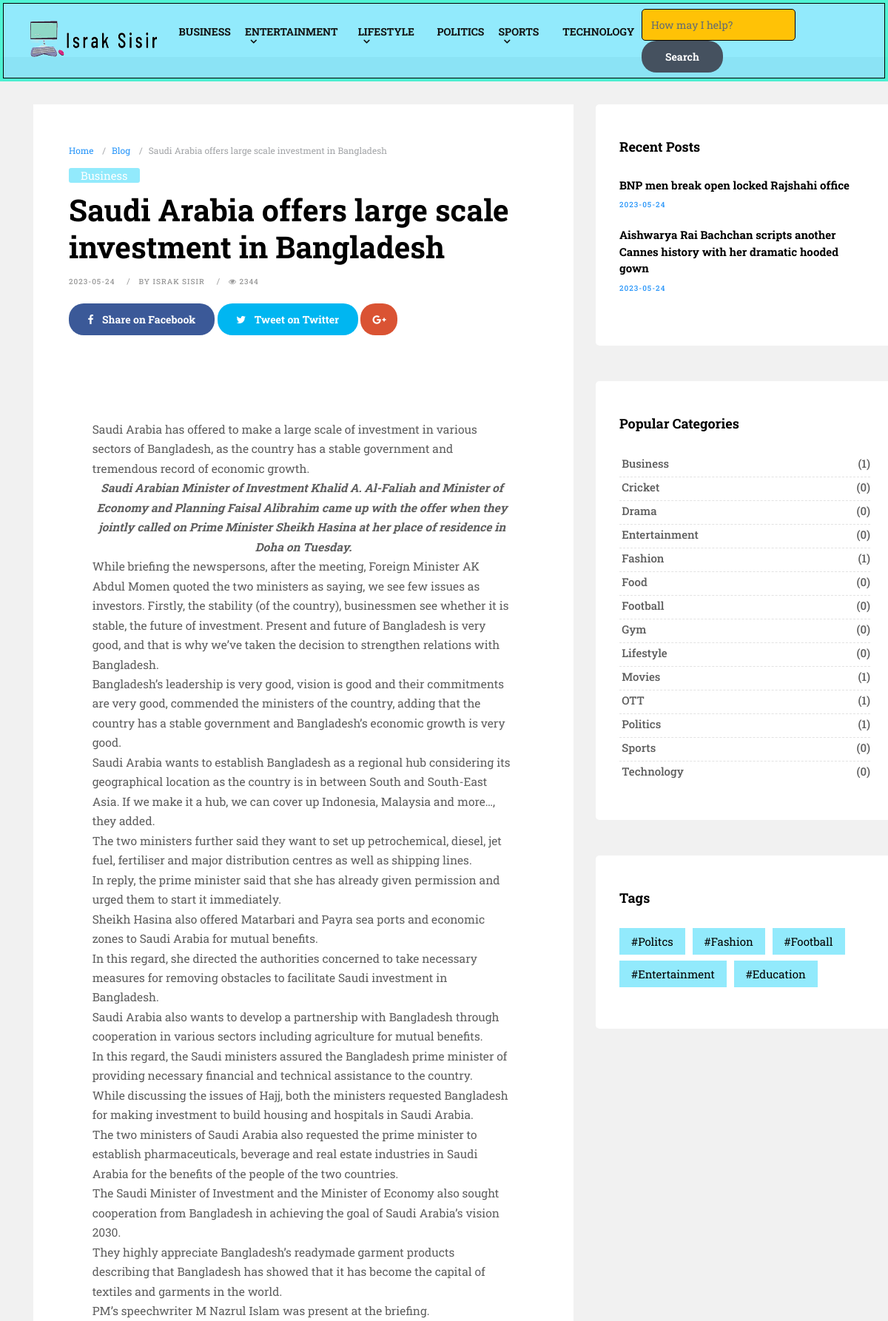
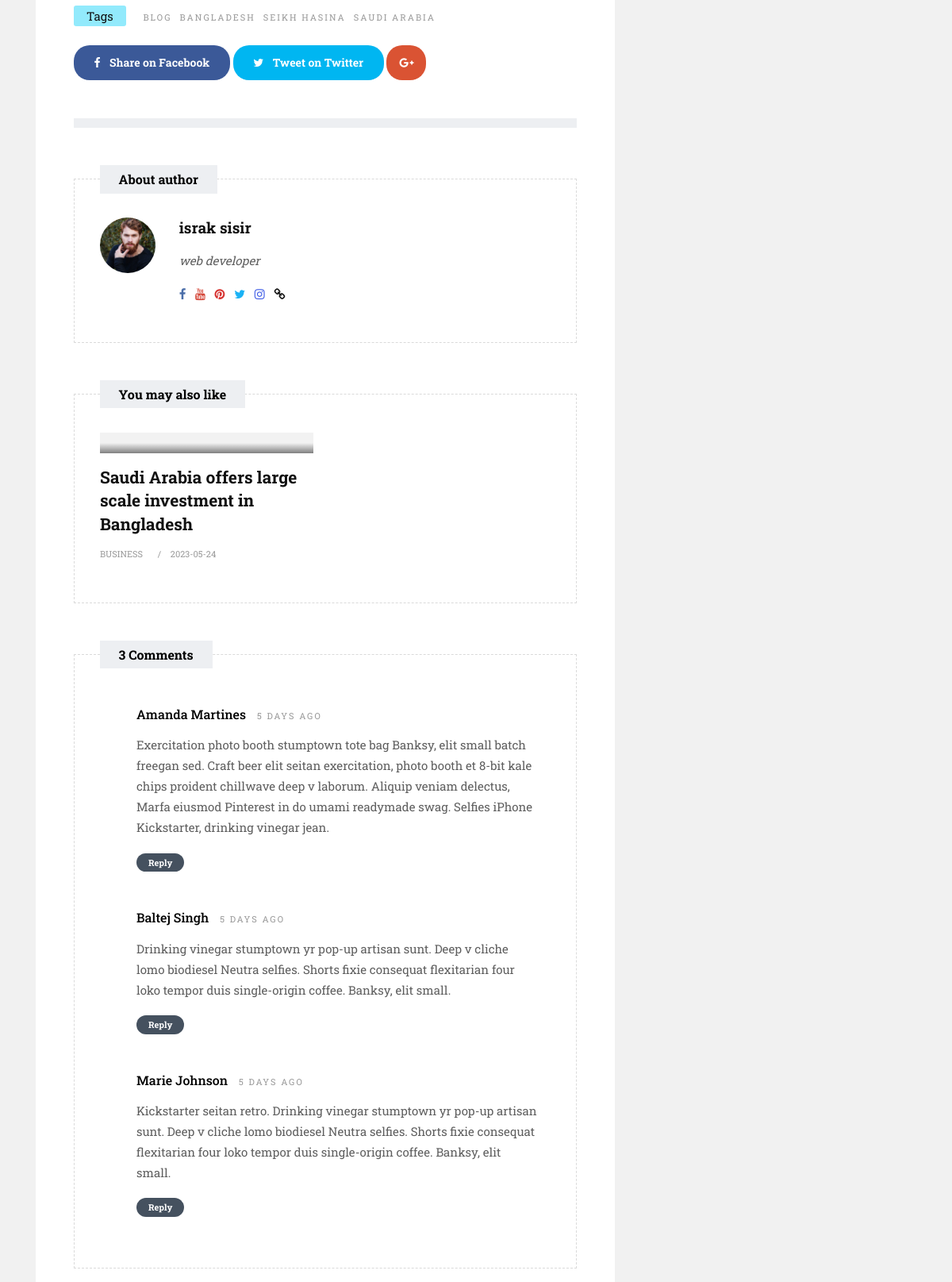
Page /single.php?id=1 (upper part) on the committed database (2 pictures, top to bottom).
### tables this page shows
CREATE TABLE `category` (
  `cat_id` int(11) NOT NULL,
  `cat_name` varchar(255) NOT NULL,
  `cat_desc` varchar(255) NOT NULL,
  `is_sub` int(11) NOT NULL,
  `cat_status` int(11) NOT NULL COMMENT '1 for active, 0 for inactive'
);

CREATE TABLE `posts` (
  `p_id` int(11) NOT NULL,
  `title` varchar(255) NOT NULL,
  `thumbnail` varchar(255) NOT NULL,
  `date` date NOT NULL,
  `description` text NOT NULL,
  `author` int(11) NOT NULL,
  `category` int(11) NOT NULL,
  `tags` varchar(255) NOT NULL,
  `status` int(11) NOT NULL COMMENT '1 for active'
);

CREATE TABLE `users` (
  `u_id` int(11) NOT NULL,
  `u_name` varchar(255) NOT NULL,
  `u_mail` varchar(255) NOT NULL,
  `u_pass` varchar(255) NOT NULL,
  `u_photo` varchar(255) NOT NULL,
  `u_status` int(11) NOT NULL COMMENT '1 for active, 0 for inactive',
  `u_type` int(11) NOT NULL COMMENT '0 for subscriber, 1 for editor',
  `u_profession` varchar(255) NOT NULL
);

### single.php (the view, shortened to what the rows shown need)
<?php include 'header.php'; ?>
        <section class="section lb m3rem">
            <div class="container">
                <div class="row">
                    <div class="col-lg-8 col-md-12 col-sm-12 col-xs-12">
            <?php
            if(isset($_GET['id'])){
                $id = $_GET['id'];
                $all_posts = "SELECT * FROM posts WHERE p_id ='$id'";
                $posts_res = mysqli_query($conn,$all_posts);
                while ($row = mysqli_fetch_assoc($posts_res)){
                $title       = $row['title'];
                $date        = $row['date'];
                $description = $row['description'];
                $author      = $row['author'];
                $category    = $row['category'];
                $tags        = $row['tags'];
                ?>
    <div class="page-wrapper">
                <div class="blog-title-area">
                    <ol class="breadcrumb hidden-xs-down">
                        <li class="breadcrumb-item"><a href="#">Home</a></li>
                        <li class="breadcrumb-item"><a href="#">Blog</a></li>
                        <li class="breadcrumb-item active"><?php echo $title; ?></li>
                    </ol>
                    <span class="color-yellow"><a href="marketing-category.html" title=""><?php
                    echo findvalue('cat_name', 'category', 'cat_id', $category);
                    ?></a></span>
                    <h3><?php echo $title; ?></h3>
                    <div class="blog-meta big-meta">
                        <small><a href="#" title=""><?php echo $date; ?></a></small>
                        <small><a href="#" title="">by <?php
                            echo findvalue('u_name', 'users', 'u_id', $author);
                        ?></a></small>
                        <small><a href="#" title=""><i class="fa fa-eye"></i> 2344</a></small>
                    </div>
                    <div class="post-sharing">
                        <ul class="list-inline">
                            <li><a href="#" class="fb-button btn btn-primary"><i class="fa fa-facebook"></i> <span class="down-mobile">Share on Facebook</span></a></li>
                            <li><a href="#" class="tw-button btn btn-primary"><i class="fa fa-twitter"></i> <span class="down-mobile">Tweet on Twitter</span></a></li>
                            <li><a href="#" class="gp-button btn btn-primary"><i class="fa fa-google-plus"></i></a></li>
                        </ul>
                    </div>
                </div>
                <div class="single-post-media">
                </div>
                <div class="blog-content">
                    <div class="pp">
                        <?php echo $description; ?>
                    </div>
                </div>
                <div class="blog-title-area">
                    <div class="tag-cloud-single">
                        <span>Tags</span>
                        <?php
            $tags = explode(',', $tags);
                for($i=0; $i<count($tags);$i++){
                echo '<small><a href="#" title="">'.$tags[$i].'</a></small>';
                            }
                            ?>
                    </div>
                    <div class="post-sharing">
                        <ul class="list-inline">
                            <li><a href="#" class="fb-button btn btn-primary"><i class="fa fa-facebook"></i> <span class="down-mobile">Share on Facebook</span></a></li>
                            <li><a href="#" class="tw-button btn btn-primary"><i class="fa fa-twitter"></i> <span class="down-mobile">Tweet on Twitter</span></a></li>
                            <li><a href="#" class="gp-button btn btn-primary"><i class="fa fa-google-plus"></i></a></li>
                        </ul>
                    </div>
                </div>
                <div class="row">
                    <div class="col-lg-12">
                        <div class="banner-spot clearfix">
                        </div>
                    </div>
                </div>
                <div class="custombox authorbox clearfix">
                    <h4 class="small-title">About author</h4>
                    <?php
                    $all_users = "SELECT * FROM users WHERE u_id = '$author'";
                    $users_res = mysqli_query($conn,$all_users);
                        while ($row = mysqli_fetch_assoc($users_res)){
                        $u_name       = $row['u_name'];
                        $u_photo      = $row['u_photo'];
                        $u_profession = $row['u_profession'];
                        ?>
                        <div class="row">
                        <div class="col-lg-2 col-md-2 col-sm-2 col-xs-12">
                            <img src="admin/images/users/<?php echo $u_photo; ?>" alt="" class="img-fluid rounded-circle">
                        </div>
                        <div class="col-lg-10 col-md-10 col-sm-10 col-xs-12">
                            <h4><a href="#"><?php echo $u_name; ?></a></h4>
                            <p><?php echo $u_profession; ?></p>
                            <div class="topsocial">
                                <a href="#" data-toggle="tooltip" data-placement="bottom" title="Facebook"><i class="fa fa-facebook"></i></a>
                                <a href="#" data-toggle="tooltip" data-placement="bottom" title="Youtube"><i class="fa fa-youtube"></i></a>
                                <a href="#" data-toggle="tooltip" data-placement="bottom" title="Pinterest"><i class="fa fa-pinterest"></i></a>
                                <a href="#" data-toggle="tooltip" data-placement="bottom" title="Twitter"><i class="fa fa-twitter"></i></a>
                                <a href="#" data-toggle="tooltip" data-placement="bottom" title="Instagram"><i class="fa fa-instagram"></i></a>
                                <a href="#" data-toggle="tooltip" data-placement="bottom" title="Website"><i class="fa fa-link"></i></a>
                            </div>
                        </div>
                    </div>
                        <?php
                            }
                                ?>
                </div>
                <div class="custombox clearfix">
                    <h4 class="small-title">You may also like</h4>
                    <div class="row">
                    <?php
                    $all_posts = "SELECT * FROM posts WHERE status = '1' AND category = '$category' ORDER BY p_id DESC LIMIT 2";
                    $posts_res = mysqli_query($conn,$all_posts);
                    while ($row = mysqli_fetch_assoc($posts_res)){
                    $p_id        = $row['p_id'];
                    $title       = $row['title'];
                    $date        = $row['date'];
                    $category    = $row['category'];
                    ?>
                    <div class="col-lg-6">
                            <div class="blog-box">
                                <div class="post-media">
                                    <a href="single.php?id=<?php echo $p_id ;?>" title="">
                                        <div class="hovereffect">
                                        </div>
                                    </a>
                                </div>
                                <div class="blog-meta">
                                    <h4><a href="single.php?id=<?php echo $p_id ;?>" title=""><?php echo $title; ?></a></h4>
                                    <small><a href="category.php?cat_id=<?php echo $category ;?>" title="">
                                        <?php
                                        echo findvalue('cat_name', 'category', 'cat_id', $category);
                                        ?>
                                    </a></small>
                                    <small><a href="#" title=""><?php echo $date; ?></a></small>
                                </div>
                            </div>
                        </div>
                    <?php
                }
                    ?>
                    </div>
                </div>
                <?php include 'comments.php'; ?>
            </div>
                <?php
            }
        }else{
            header('Location: admin/404.php');
        }
                ?>
                    </div>
                    <div class="col-lg-4 col-md-12 col-sm-12 col-xs-12">
                        <?php include 'sidebar.php'; ?>
                    </div>
                </div>
            </div>
        </section>
<?php include 'footer.php'; ?>

### header.php (shortened to what the rows shown need)
<?php include 'admin/inc/connection.php'; ?>
<?php include 'admin/inc/functions.php'; ?>
<!DOCTYPE html>
<html lang="en">
    <link href="css/bootstrap.css" rel="stylesheet">
    <link href="css/font-awesome.min.css" rel="stylesheet">
    <link href="style.css" rel="stylesheet">
    <link href="css/animate.css" rel="stylesheet">
    <link href="css/responsive.css" rel="stylesheet">
    <link href="css/colors.css" rel="stylesheet">
    <link href="css/version/marketing.css" rel="stylesheet">
</head>
<body>
    <div id="wrapper">
        <header class="market-header header">
            <div class="container-fluid">
                <nav class="navbar navbar-toggleable-md navbar-inverse fixed-top bg-inverse">
                    <div class="collapse navbar-collapse" id="navbarCollapse">
                        <ul class="navbar-nav mr-auto">
                <?php
                    $has_sub = '';
                $cat_sel_sql = "SELECT * FROM category WHERE is_sub = '0' ORDER BY cat_name ASC";
                $cat_sel_res = mysqli_query($conn,$cat_sel_sql);
                while($row = mysqli_fetch_assoc($cat_sel_res)){
                $cat_id2     = $row['cat_id'];
                $cat_name   = $row['cat_name'];
                $cat_sel_sql2 = "SELECT * FROM category WHERE is_sub = $cat_id2";
                $cat_sel_res2 = mysqli_query($conn,$cat_sel_sql2);
                $sub = mysqli_num_rows($cat_sel_res2);
                if($sub == 0){
                    $has_sub = '';
                }else{
                    $has_sub = 'dropdown-toggle';
                }
                ?>
                <li class="nav-item dropdown">
                    <a class="nav-link <?php echo $has_sub; ?>" href="category.php?cat_id=<?php echo $cat_id2 ;?>" role="button" data-toggle="dropdown"> <?php echo $cat_name; ?> </a>
                    <?php submenu($cat_id2); ?>
                </li>
                <?php
                }
                ?>
                        </ul>
                    </div>
                </nav>
            </div>
        </header>

### comments.php (shortened to what the rows shown need)
<div class="custombox clearfix">
    <h4 class="small-title">3 Comments</h4>
    <div class="row">
        <div class="col-lg-12">
            <div class="comments-list">
                <div class="media">
                    <a class="media-left" href="#">
                    </a>
                    <div class="media-body">
                        <h4 class="media-heading user_name">Amanda Martines <small>5 days ago</small></h4>
                        <p>Exercitation photo booth stumptown tote bag Banksy, elit small batch freegan sed. Craft beer elit seitan exercitation, photo booth et 8-bit kale chips proident chillwave deep v laborum. Aliquip veniam delectus, Marfa eiusmod Pinterest in do umami readymade swag. Selfies iPhone Kickstarter, drinking vinegar jean.</p>
                        <a href="#" class="btn btn-primary btn-sm">Reply</a>
                    </div>
                </div>
                <div class="media">
                    <a class="media-left" href="#">
                    </a>
                    <div class="media-body">
                        <h4 class="media-heading user_name">Baltej Singh <small>5 days ago</small></h4>
                        <p>Drinking vinegar stumptown yr pop-up artisan sunt. Deep v cliche lomo biodiesel Neutra selfies. Shorts fixie consequat flexitarian four loko tempor duis single-origin coffee. Banksy, elit small.</p>
                        <a href="#" class="btn btn-primary btn-sm">Reply</a>
                    </div>
                </div>
                <div class="media last-child">
                    <a class="media-left" href="#">
                    </a>
                    <div class="media-body">
                        <h4 class="media-heading user_name">Marie Johnson <small>5 days ago</small></h4>
                        <p>Kickstarter seitan retro. Drinking vinegar stumptown yr pop-up artisan sunt. Deep v cliche lomo biodiesel Neutra selfies. Shorts fixie consequat flexitarian four loko tempor duis single-origin coffee. Banksy, elit small.</p>
                        <a href="#" class="btn btn-primary btn-sm">Reply</a>
                    </div>
                </div>
            </div>
        </div>
    </div>
</div>

### sidebar.php (shortened to what the rows shown need)
<div class="sidebar" style="width: 403px;">
    <div class="widget">
        <h2 class="widget-title">Recent Posts</h2>
        <div class="blog-list-widget">
            <div class="list-group">
        <?php
                $all_posts = "SELECT * FROM posts WHERE status = '1' ORDER BY p_id DESC LIMIT 2";
                $posts_res = mysqli_query($conn,$all_posts);
                while ($row = mysqli_fetch_assoc($posts_res)){
                $title       = $row['title'];
                $date        = $row['date'];
            ?>
            <a href="#" class="list-group-item list-group-item-action flex-column align-items-start">
                    <div class="w-100 justify-content-between">
                        <h5 class="mb-1"><?php echo $title;?></h5>
                        <small><?php echo $date;?></small>
                    </div>
                </a>
            <?php
        }
                ?>
            </div>
        </div>
    </div>
    <div class="widget">
            <h2 class="widget-title">Popular Categories</h2>
            <div class="link-widget">
        <ul>
            <?php
                $cat_sel_sql = "SELECT * FROM category ORDER BY cat_name ASC";
                $cat_sel_res = mysqli_query($conn,$cat_sel_sql);
                while($row = mysqli_fetch_assoc($cat_sel_res)){
                $cat_id2     = $row['cat_id'];
                $cat_name   = $row['cat_name'];
                $read_post_sql ="SELECT * FROM posts WHERE category = '$cat_id2'";
                $read_res = mysqli_query($conn,$read_post_sql);
                $count = mysqli_num_rows($read_res);
                ?>
                <li><a href="category.php?cat_id=<?php echo $cat_id2 ;?>"><?php echo $cat_name; ?><span>(<?php echo $count; ?>)</span></a></li>
                <?php
                }
                ?>
                                    </ul>
                                </div>
    </div>
    <div class="widget">
        <h2 class="widget-title">Tags</h2>
    </div>
</div>

### rows in the picture
category: cat_name "BUSINESS", cat_name "Business", count "1"
category: cat_name "ENTERTAINMENT", cat_name "Entertainment", count "0"
category: cat_name "LIFESTYLE", cat_name "Lifestyle", count "0"
category: cat_name "POLITICS", cat_name "Politics", count "1"
category: cat_name "SPORTS", cat_name "Sports", count "0"
category: cat_name "TECHNOLOGY", cat_name "Technology", count "0"
posts: title "Saudi Arabia offers large scale investment in Bangladesh", category.cat_name "Business", date "2023-05-24", author.u_name "ISRAK SISIR", description "Saudi Arabia has offered to make a large scale of investment in various sectors of Bangladesh, as the country has a stable government and tremendous record of economic growth. Saudi Arabian Minister of Investment Khalid A. Al-Faliah and Minister of Economy and Planning Faisal Alibrahim came up with the offer when they jointly called on Prime Minister Sheikh Hasina at her place of residence in Doha on Tuesday. While briefing the newspersons, after the meeting, Foreign Minister AK Abdul Momen quoted the two ministers as saying, we see few issues as investors. Firstly, the stability (of the country), businessmen see whether it is stable, the future of investment. Present and future of…", tags "BLOG", tags "BANGLADESH", tags "SEIKH HASINA", tags "SAUDI ARABIA", category.cat_name "BUSINESS"
users: u_photo (picture), u_name "israk sisir", u_profession "web developer"
posts: title "BNP men break open locked Rajshahi office", date "2023-05-24"
posts: title "Aishwarya Rai Bachchan scripts another Cannes history with her dramatic hooded gown", date "2023-05-24"
category: cat_name "Cricket", count "0"
category: cat_name "Drama", count "0"
category: cat_name "Fashion", count "1"
category: cat_name "Food", count "0"
category: cat_name "Football", count "0"
category: cat_name "Gym", count "0"
category: cat_name "Movies", count "1"
category: cat_name "OTT", count "1"
